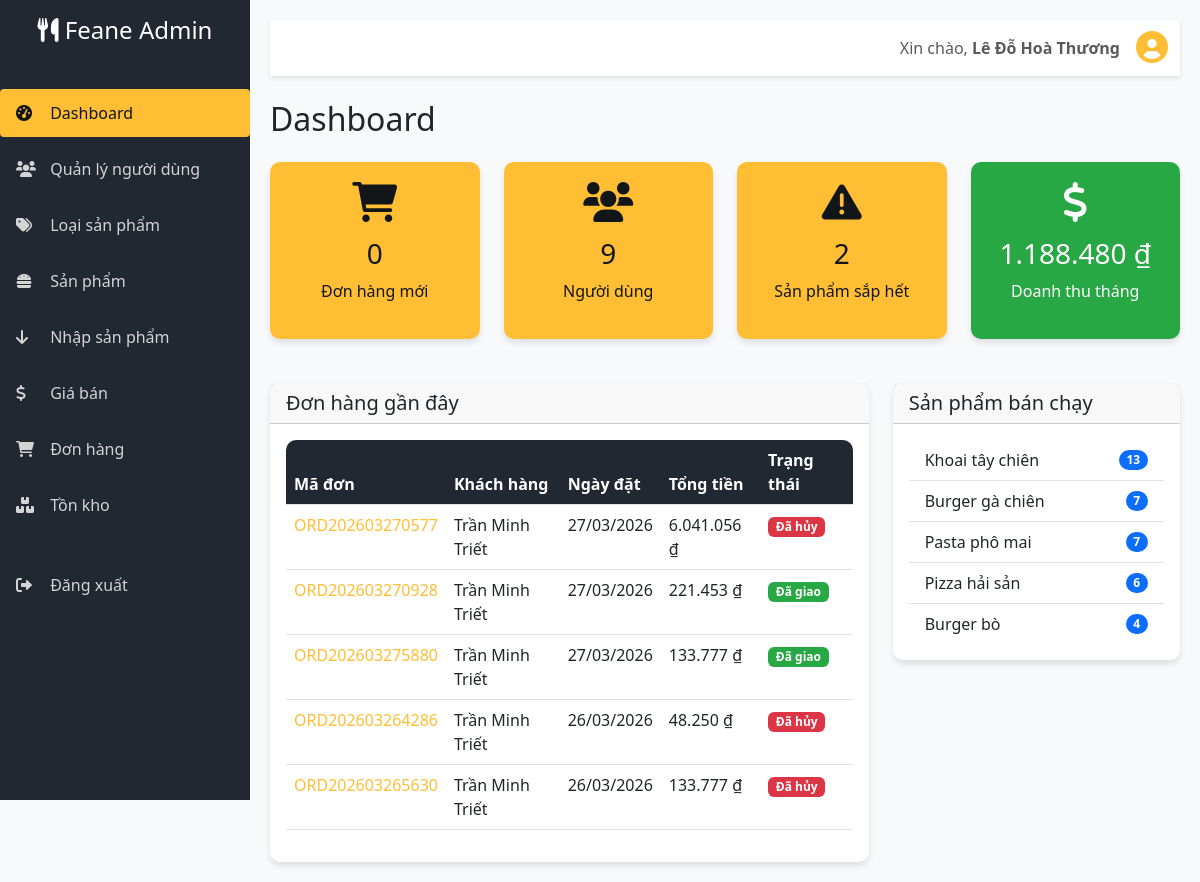
/admin/admin.php (signed in), run on the app's committed database.
### tables this page shows
CREATE TABLE `users` (
  `id` int(11) NOT NULL,
  `full_name` varchar(100) NOT NULL,
  `username` varchar(50) NOT NULL,
  `email` varchar(100) NOT NULL,
  `phone` varchar(20) DEFAULT NULL,
  `password` varchar(255) NOT NULL,
  `address` varchar(255) DEFAULT NULL,
  `birthday` date DEFAULT NULL,
  `register_date` date NOT NULL,
  `role` enum('admin','user') DEFAULT 'user',
  `status` enum('active','locked','inactive') DEFAULT 'active',
  `notes` text DEFAULT NULL,
  `avatar` varchar(255) DEFAULT NULL,
  `last_login` datetime DEFAULT NULL,
  `created_at` timestamp NOT NULL DEFAULT current_timestamp(),
  `updated_at` timestamp NOT NULL DEFAULT current_timestamp() ON UPDATE current_timestamp()
);

CREATE TABLE `orders` (
  `id` int(11) NOT NULL,
  `order_code` varchar(20) NOT NULL,
  `user_id` int(11) DEFAULT NULL,
  `customer_name` varchar(100) NOT NULL,
  `customer_phone` varchar(20) DEFAULT NULL,
  `customer_email` varchar(100) DEFAULT NULL,
  `customer_address` varchar(255) DEFAULT NULL,
  `order_date` date NOT NULL,
  `total_amount` decimal(10,2) NOT NULL,
  `shipping_fee` decimal(10,2) DEFAULT 0.00,
  `discount` decimal(10,2) DEFAULT 0.00,
  `final_amount` decimal(10,2) NOT NULL,
  `status` enum('pending','confirmed','shipped','cancelled') DEFAULT 'pending',
  `payment_method` varchar(50) DEFAULT NULL,
  `notes` text DEFAULT NULL,
  `created_at` timestamp NOT NULL DEFAULT current_timestamp(),
  `updated_at` timestamp NOT NULL DEFAULT current_timestamp() ON UPDATE current_timestamp()
);

CREATE TABLE `products` (
  `id` int(11) NOT NULL,
  `code` varchar(20) NOT NULL,
  `name` varchar(200) NOT NULL,
  `category_id` int(11) NOT NULL,
  `description` text DEFAULT NULL,
  `image` varchar(255) DEFAULT NULL,
  `cost_price` decimal(10,2) NOT NULL,
  `selling_price` decimal(10,2) NOT NULL,
  `stock_quantity` int(11) DEFAULT 0,
  `status` enum('active','inactive') DEFAULT 'active',
  `created_at` timestamp NOT NULL DEFAULT current_timestamp(),
  `updated_at` timestamp NOT NULL DEFAULT current_timestamp() ON UPDATE current_timestamp(),
  `profit_percentage` int(11) DEFAULT NULL
);

### admin/admin.php (the view, shortened to what this page needs)
<?php
$host = 'localhost';
$dbname = 'fast_food';
$username = 'root';
$password = '';
try {
    $pdo = new PDO("mysql:host=$host;dbname=$dbname;charset=utf8mb4", $username, $password);
    $pdo->setAttribute(PDO::ATTR_ERRMODE, PDO::ERRMODE_EXCEPTION);
    $pdo->setAttribute(PDO::ATTR_DEFAULT_FETCH_MODE, PDO::FETCH_ASSOC);
} catch (PDOException $e) {
    die("Database connection failed: " . $e->getMessage());
}
$admin_id = $_SESSION['admin_id'];
$stmt = $pdo->prepare("SELECT id, full_name, username, email, phone, address, birthday, register_date, role, status, last_login FROM users WHERE id = ?");
$stmt->execute([$admin_id]);
$admin_info = $stmt->fetch();
function formatVND($amount) {
    return number_format($amount, 0, ',', '.') . ' ₫';
}
$stmt = $pdo->query("SELECT COUNT(*) as count FROM orders WHERE status = 'new'");
$total_new_orders = $stmt->fetch()['count'];
$stmt = $pdo->query("SELECT COUNT(*) as count FROM users WHERE role = 'user'");
$total_customers = $stmt->fetch()['count'];
$current_month = date('Y-m');
$stmt = $pdo->prepare("SELECT SUM(final_amount) as total FROM orders WHERE status = 'shipped' AND DATE_FORMAT(order_date, '%Y-%m') = ?");
$stmt->execute([$current_month]);
$total_revenue_month = $stmt->fetch()['total'] ?? 0;
$stmt = $pdo->query("SELECT COUNT(*) as count FROM products WHERE stock_quantity <= 10 AND status = 'active'");
$low_stock_products = $stmt->fetch()['count'];
$stmt = $pdo->query("SELECT id, order_code, customer_name, order_date, total_amount, final_amount, status
                     FROM orders
                     ORDER BY order_date DESC, id DESC
                     LIMIT 5");
$recent_orders = $stmt->fetchAll();
$stmt = $pdo->query("SELECT p.id, p.name, SUM(od.quantity) as total_sold
                     FROM products p
                     JOIN order_details od ON p.id = od.product_id
                     JOIN orders o ON od.order_id = o.id
                     WHERE o.status != 'cancelled'
                     GROUP BY p.id, p.name
                     ORDER BY total_sold DESC
                     LIMIT 5");
$top_products = $stmt->fetchAll();
?>
<!DOCTYPE html>
<html lang="vi">
<head>
    <link href="https://cdn.jsdelivr.net/npm/bootstrap@5.3.0-alpha1/dist/css/bootstrap.min.css" rel="stylesheet">
    <link rel="stylesheet" href="https://cdnjs.cloudflare.com/ajax/libs/font-awesome/6.0.0/css/all.min.css">
</head>
<body>
    <div id="admin-page">
        <div class="sidebar">
            <div class="p-3">
                <h4 class="text-center mb-4"><i class="fas fa-utensils"></i> Feane Admin</h4>
            </div>
            <ul class="nav flex-column">
                <li class="nav-item">
                    <a class="nav-link active" href="admin.php">
                        <i class="fas fa-tachometer-alt"></i> <span>Dashboard</span>
                    </a>
                </li>
                <li class="nav-item">
                    <a class="nav-link" href="users.php">
                        <i class="fas fa-users"></i> <span>Quản lý người dùng</span>
                    </a>
                </li>
                <li class="nav-item">
                    <a class="nav-link" href="categories.php">
                        <i class="fas fa-tags"></i> <span>Loại sản phẩm</span>
                    </a>
                </li>
                <li class="nav-item">
                    <a class="nav-link" href="products.php">
                        <i class="fas fa-hamburger"></i> <span>Sản phẩm</span>
                    </a>
                </li>
                <li class="nav-item">
                    <a class="nav-link" href="imports.php">
                        <i class="fas fa-arrow-down"></i> <span>Nhập sản phẩm</span>
                    </a>
                </li>
                <li class="nav-item">
                    <a class="nav-link" href="pricing.php">
                        <i class="fas fa-dollar-sign"></i> <span>Giá bán</span>
                    </a>
                </li>
                <li class="nav-item">
                    <a class="nav-link" href="orders.php">
                        <i class="fas fa-shopping-cart"></i> <span>Đơn hàng</span>
                    </a>
                </li>
                <li class="nav-item">
                    <a class="nav-link" href="inventory.php">
                        <i class="fas fa-boxes"></i> <span>Tồn kho</span>
                    </a>
                </li>
                <li class="nav-item mt-4">
                    <a class="nav-link" href="logout.php">
                        <i class="fas fa-sign-out-alt"></i> <span>Đăng xuất</span>
                    </a>
                </li>
            </ul>
        </div>
        <div class="main-content">
            <nav class="navbar navbar-expand-lg navbar-custom mb-4">
                <div class="container-fluid">
                    <div class="d-flex align-items-center ms-auto">
                        <span class="navbar-text me-3">
                            Xin chào, <strong><?php echo htmlspecialchars($admin_info['full_name'] ?: $admin_info['username']); ?></strong>
                        </span>
                        <button class="avatar-btn" id="avatarBtn" data-bs-toggle="modal" data-bs-target="#profileModal">
                            <i class="fas fa-user-circle fa-2x"></i>
                        </button>
                    </div>
                </div>
            </nav>
            <div id="dashboard-page" class="page-content">
                <h2 class="mb-4">Dashboard</h2>
                <div class="row dashboard-stats">
                    <div class="col-md-3">
                        <div class="card card-custom bg-primary-custom stat-display-card">
                            <div class="card-body stat-card">
                                <i class="fas fa-shopping-cart"></i>
                                <h3><?php echo number_format($total_new_orders); ?></h3>
                                <p>Đơn hàng mới</p>
                            </div>
                        </div>
                    </div>
                    <div class="col-md-3">
                        <div class="card card-custom bg-primary-custom stat-display-card">
                            <div class="card-body stat-card">
                                <i class="fas fa-users"></i>
                                <h3><?php echo number_format($total_customers); ?></h3>
                                <p>Người dùng</p>
                            </div>
                        </div>
                    </div>
                    <div class="col-md-3">
                        <div class="card card-custom bg-primary-custom stat-display-card">
                            <div class="card-body stat-card">
                                <i class="fas fa-exclamation-triangle"></i>
                                <h3><?php echo number_format($low_stock_products); ?></h3>
                                <p>Sản phẩm sắp hết</p>
                            </div>
                        </div>
                    </div>
                    <div class="col-md-3">
                        <div class="card card-custom stat-display-card" style="background-color: #28a745; color: white;">
                            <div class="card-body stat-card">
                                <i class="fas fa-dollar-sign"></i>
                                <h3><?php echo formatVND($total_revenue_month); ?></h3>
                                <p>Doanh thu tháng</p>
                            </div>
                        </div>
                    </div>
                </div>
                <div class="row mt-4">
                    <div class="col-md-8">
                        <div class="card card-custom">
                            <div class="card-header">
                                <h5 class="card-title mb-0">Đơn hàng gần đây</h5>
                            </div>
                            <div class="card-body">
                                <div class="table-responsive">
                                    <table class="table table-hover">
                                        <thead>
                                                <th>Mã đơn</th>
                                                <th>Khách hàng</th>
                                                <th>Ngày đặt</th>
                                                <th>Tổng tiền</th>
                                                <th>Trạng thái</th>
                                            </thead>
                                        <tbody>
                                            <?php if (empty($recent_orders)): ?>
                                                <tr>
                                                    <td colspan="5" class="text-center">Chưa có đơn hàng nào</td>
                                                </tr>
                                            <?php else: ?>
                                                <?php foreach ($recent_orders as $order): ?>
                                                <tr>
                                                    <td>
                                                        <a href="#" class="order-link" data-order-id="<?php echo $order['id']; ?>">
                                                            <?php echo htmlspecialchars($order['order_code'] ?? '#' . $order['id']); ?>
                                                        </a>
                                                    </td>
                                                    <td><?php echo htmlspecialchars($order['customer_name']); ?></td>
                                                    <td><?php echo date('d/m/Y', strtotime($order['order_date'])); ?></td>
                                                    <td><?php echo formatVND($order['final_amount'] ?? $order['total_amount']); ?></td>
                                                    <td>
                                                        <?php
                                                        $status_class = '';
                                                        $status_text = '';
                                                        switch ($order['status']) {
                                                            case 'shipped':
                                                                $status_class = 'badge-status-shipped';
                                                                $status_text = 'Đã giao';
                                                                break;
                                                            case 'cancelled':
                                                                $status_class = 'badge-status-cancelled';
                                                                $status_text = 'Đã hủy';
                                                                break;
                                                        }
                                                        ?>
                                                        <span class="badge <?php echo $status_class; ?>"><?php echo $status_text; ?></span>
                                                    </td>
                                                </tr>
                                                <?php endforeach; ?>
                                            <?php endif; ?>
                                        </tbody>
                                    </table>
                                </div>
                            </div>
                        </div>
                    </div>
                    <div class="col-md-4">
                        <div class="card card-custom">
                            <div class="card-header">
                                <h5 class="card-title mb-0">Sản phẩm bán chạy</h5>
                            </div>
                            <div class="card-body">
                                <ul class="list-group list-group-flush">
                                    <?php foreach ($top_products as $product): ?>
                                    <li class="list-group-item d-flex justify-content-between align-items-center">
                                        <span><?php echo htmlspecialchars($product['name']); ?></span>
                                        <span class="badge bg-primary rounded-pill"><?php echo number_format($product['total_sold']); ?></span>
                                    </li>
                                    <?php endforeach; ?>
                                </ul>
                            </div>
                        </div>
                    </div>
                </div>
            </div>
        </div>
    </div>
</body>
</html>

### admin/admin.php (style rules this page uses)
:root { --primary-color: #ffbe33; --secondary-color: #222831; --light-color: #ffffff; --dark-color: #121618; }
body { font-family: 'Segoe UI', Tahoma, Geneva, Verdana, sans-serif; background-color: #f8f9fa; overflow-x: hidden; }
.sidebar { min-height: 100vh; background-color: var(--secondary-color); color: var(--light-color); transition: all 0.3s; position: fixed; z-index: 100; width: 250px; }
.sidebar .nav-link { color: rgba(255, 255, 255, 0.8); padding: 0.75rem 1rem; margin: 0.25rem 0; border-radius: 0.25rem; transition: all 0.2s; }
.sidebar .nav-link:hover, .sidebar .nav-link.active { background-color: var(--primary-color); color: var(--dark-color); }
.sidebar .nav-link i { width: 20px; margin-right: 10px; }
.main-content { margin-left: 250px; padding: 20px; transition: all 0.3s; }
.navbar-custom { background-color: var(--light-color); box-shadow: 0 2px 4px rgba(0,0,0,.1); }
.card-custom { border: none; border-radius: 10px; box-shadow: 0 4px 6px rgba(0,0,0,.1); transition: transform 0.3s; }
.stat-card { text-align: center; padding: 20px; cursor: default; }
.stat-card i { font-size: 2.5rem; margin-bottom: 15px; }
.bg-primary-custom { background-color: var(--primary-color); color: var(--dark-color); }
.table-responsive { border-radius: 10px; overflow: hidden; }
.table th { background-color: var(--secondary-color); color: var(--light-color); }
.dashboard-stats .col-md-3 { margin-bottom: 20px; }
.badge-status-shipped { background-color: #28a745; }
.badge-status-cancelled { background-color: #dc3545; }
.avatar-btn { background: transparent; border: none; cursor: pointer; padding: 0; transition: transform 0.2s; }
.avatar-btn i { font-size: 2rem; color: var(--primary-color); }
.stat-display-card { cursor: default; }
.order-link { color: var(--primary-color); text-decoration: none; font-weight: 500; cursor: pointer; }

### data on the page
users: full_name "Lê Đỗ Hoà Thương"
orders: order_code "ORD202603270577", customer_name "Trần Minh Triết", order_date "27/03/2026", final_amount "6.041.056 ₫", status "Đã hủy"
orders: order_code "ORD202603270928", customer_name "Trần Minh Triết", order_date "27/03/2026", final_amount "221.453 ₫", status "Đã giao"
orders: order_code "ORD202603275880", customer_name "Trần Minh Triết", order_date "27/03/2026", final_amount "133.777 ₫", status "Đã giao"
orders: order_code "ORD202603264286", customer_name "Trần Minh Triết", order_date "26/03/2026", final_amount "48.250 ₫", status "Đã hủy"
orders: order_code "ORD202603265630", customer_name "Trần Minh Triết", order_date "26/03/2026", final_amount "133.777 ₫", status "Đã hủy"
products: name "Khoai tây chiên", total_sold "13"
products: name "Burger gà chiên", total_sold "7"
products: name "Pasta phô mai", total_sold "7"
products: name "Pizza hải sản", total_sold "6"
products: name "Burger bò", total_sold "4"

### other printed values
$total_new_orders "0"
$total_customers "9"
$low_stock_products "2"
formatVND($total_revenue_month) "1.188.480 ₫"
